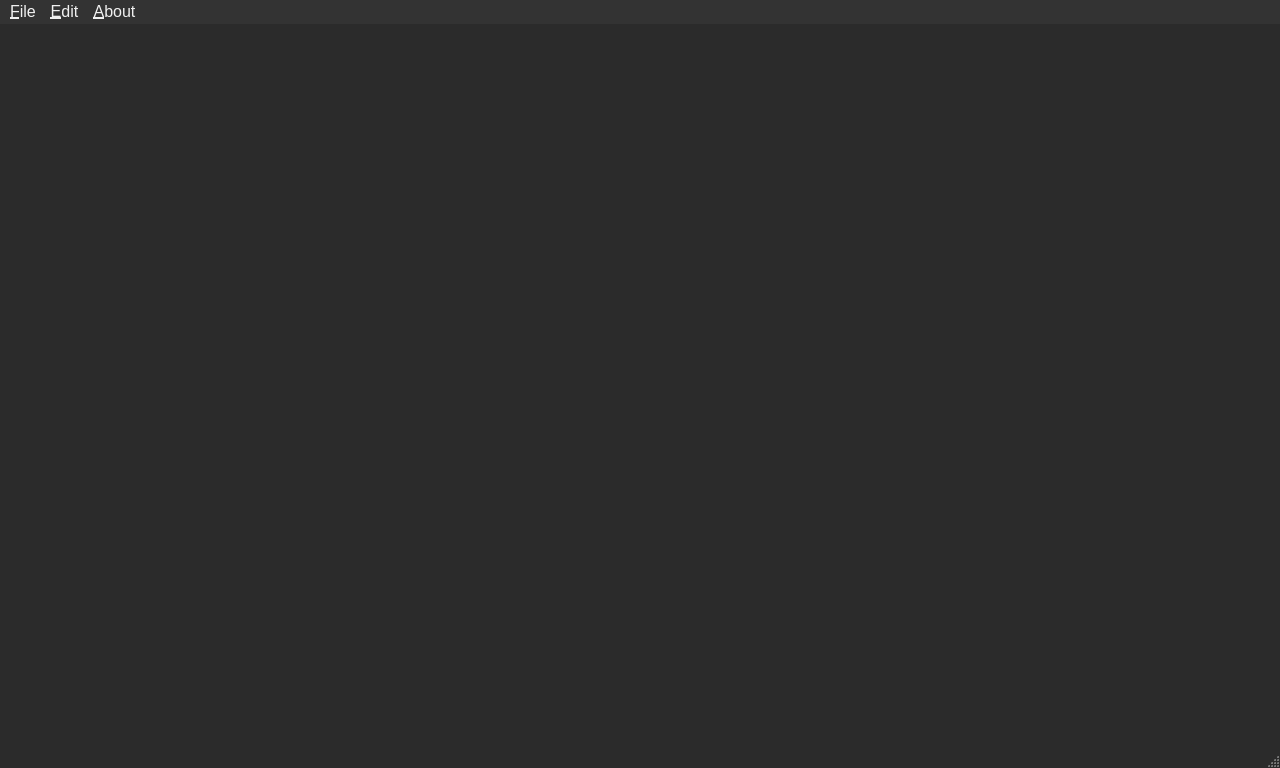
<?xml version="1.0" encoding="UTF-8"?>
<ui version="4.0">
 <class>HexForm</class>
 <widget class="QMainWindow" name="HexForm">
  <property name="windowModality">
   <enum>Qt::WindowModality::NonModal</enum>
  </property>
  <property name="geometry">
   <rect>
    <x>0</x>
    <y>0</y>
    <width>1280</width>
    <height>768</height>
   </rect>
  </property>
  <property name="windowTitle">
   <string/>
  </property>
  <property name="styleSheet">
   <string notr="true">/* 全域字型與間距 */
* { font-family: &quot;Microsoft JhengHei UI&quot;,&quot;Segoe UI&quot;,&quot;Noto Sans CJK TC&quot;; font-size: 12pt; }
QMainWindow { background: #1f1f1f; }
QLabel { color: #e8e8e8; font-weight: 400; }

/* 控制列按鈕 */
QPushButton {
  background: #2b2f3a; color: #eaeaea; border: 1px solid #3a3f4b;
  border-radius: 8px; padding: 6px 14px;
}
QPushButton:hover { background: #343a46; }
QPushButton:pressed { background: #2a2f39; }

/* ComboBox */
QComboBox {
  background: #2b2f3a; color: #eaeaea; border: 1px solid #3a3f4b; border-radius: 8px; padding: 4px 10px;
}
QComboBox QAbstractItemView { background: #2b2f3a; color: #eaeaea; selection-background-color: #3b4150; }

/* 文字框 */
QPlainTextEdit {
  background: #111317; color: #dfe3ea; border: 1px solid #343a46; border-radius: 10px;
  selection-background-color: #394359;
}

/* 分隔條 */
QSplitter::handle { background: #2a2f39; width: 6px; }

QMainWindow {
    background-color: #2b2b2b;   /* 主背景 */
    color: #f0f0f0;
}

QMenuBar {
    background-color: #333;
    color: #f0f0f0;
}
QMenuBar::item::selected {
    background-color: #444;
}

QMenu {
    background-color: #555;
	color:#f0f0f0;
	selection-background-color: #444;
}

QAction {
	background-color: #555;
	color:#f0f0f0;
	selection-background-color: #444;
}

QTextEdit {
    background-color: #1e1e1e;
    color: #e0e0e0;
    border: 1px solid #555;
    border-radius: 6px;
    padding: 6px;
    font: 11pt &quot;Arial&quot;;
}

QLineEdit {
    background-color: #1e1e1e;
    color: #e0e0e0;
    border: 1px solid #555;
    border-radius: 6px;
    padding: 6px;
    font: 11pt &quot;Arial&quot;;
}

QPushButton {
    background-color: #3c3f41;
    color: #ffffff;
    border: 1px solid #555;
    border-radius: 6px;
    padding: 6px 12px;
}
QPushButton:hover {
    background-color: #505357;
}
QPushButton:pressed {
    background-color: #2e2f30;
}

QComboBox {
    background-color: #2d2d30;
    color: #f0f0f0;
    border: 1px solid #555;
    border-radius: 6px;
    padding: 4px;
}

QTableWidget{
	
}

QTabWidget::pane {
    border: 1px solid #3a3f4b;
    background: #1f1f1f;
}

QTabBar::tab {
    background: #2b2f3a;
    color: #eaeaea;
    padding: 6px 14px;
    border: 1px solid #3a3f4b;
    border-bottom: none;
    border-top-left-radius: 6px;
    border-top-right-radius: 6px;
    margin-right: 2px;
}

QTabBar::tab:selected {
    background: #1f1f1f;
    color: #ffffff;
    border-bottom: 1px solid #1f1f1f;
}

QTabBar::tab:hover {
    background: #343a46;
}

QTabBar::close-button:hover {
    background: #ff8080;
	color: #ff5c5c;
    border-radius: 4px;
}</string>
  </property>
  <widget class="QWidget" name="centralwidget">
   <layout class="QVBoxLayout" name="verticalLayout">
    <item>
     <widget class="QWidget" name="hexViewWidget" native="true"/>
    </item>
   </layout>
  </widget>
  <widget class="QMenuBar" name="menubar">
   <property name="geometry">
    <rect>
     <x>0</x>
     <y>0</y>
     <width>1280</width>
     <height>25</height>
    </rect>
   </property>
   <widget class="QMenu" name="menuFile">
    <property name="title">
     <string>&amp;File</string>
    </property>
    <addaction name="actionNew"/>
    <addaction name="actionOpen"/>
    <addaction name="actionSave"/>
    <addaction name="actionSave_As"/>
    <addaction name="separator"/>
   </widget>
   <widget class="QMenu" name="menuEdit">
    <property name="title">
     <string>&amp;Edit</string>
    </property>
   </widget>
   <widget class="QMenu" name="menu_About">
    <property name="title">
     <string>&amp;About</string>
    </property>
    <addaction name="actionShortcutKey"/>
    <addaction name="separator"/>
    <addaction name="actionAbout"/>
   </widget>
   <addaction name="menuFile"/>
   <addaction name="menuEdit"/>
   <addaction name="menu_About"/>
  </widget>
  <widget class="QStatusBar" name="statusbar"/>
  <action name="actionOpen">
   <property name="text">
    <string>&amp;Open</string>
   </property>
  </action>
  <action name="actionSave">
   <property name="text">
    <string>&amp;Save</string>
   </property>
  </action>
  <action name="actionSave_As">
   <property name="text">
    <string>Save &amp;As...</string>
   </property>
  </action>
  <action name="actionShortcutKey">
   <property name="text">
    <string>&amp;Shortcut Key</string>
   </property>
  </action>
  <action name="actionAbout">
   <property name="text">
    <string>&amp;About Hexadecimal Editor</string>
   </property>
  </action>
  <action name="actionNew">
   <property name="text">
    <string>&amp;New</string>
   </property>
  </action>
 </widget>
 <resources/>
 <connections/>
</ui>
